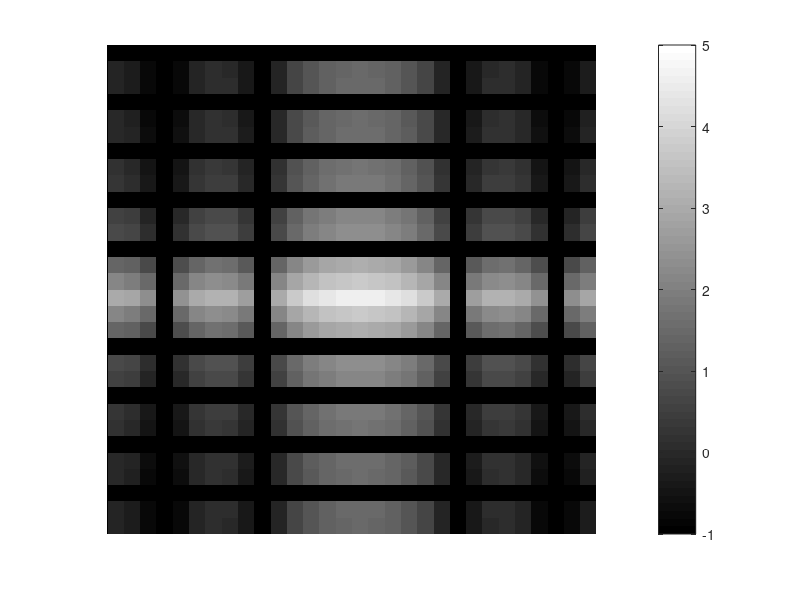

MATLAB code for this plot:
## Autor: Cami Borges Sena
## Data: 02 de julho de 2023
## Codigo para DFT simples em Octave

f = zeros(30,30); #Cria uma matriz 30x30 preenchida com zeros e a armazena na variavel f.
f(5:24,13:17)=1; #Define um retangulo dentro da matriz f, com valores igual a 1, delimitado pelas linhas 5 a 24 e colunas 13 a 17. 
#Isso cria uma imagem retangular branca no fundo preto.
imshow(f);
F =fft2(f); #Calcula a Transformada de Fourier bidimensional (DFT) da imagem f e armazena o resultado na variavel F
F2 = log(abs(F)); #Calcula o logaritmo do valor absoluto de cada elemento de F e armazena o resultado na variavel F2. 
#Essa etapa e realizada para visualizacao da magnitude do espectro de Fourier.
imshow(F2,[-14, 24]); #Mostra a imagem representada pela matriz F2, ajustando a escala de cores entre -14 e 24. 
#Isso ajuda a destacar as caracteristicas do espectro de Fourier.
colormap(jet); colorbar  #Define o mapa de cores para a funcao jet, que e uma escala de cores com transicao suave.


F2=fftshift(F);
F3=log(abs(F2));
imshow(F3,[-1, 5]);
colormap(jet); colorbar;
